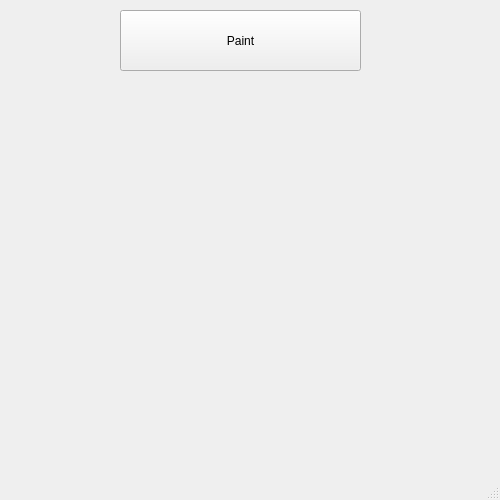
<?xml version="1.0" encoding="UTF-8"?>
<ui version="4.0">
 <class>MainWindow</class>
 <widget class="QMainWindow" name="MainWindow">
  <property name="geometry">
   <rect>
    <x>0</x>
    <y>0</y>
    <width>500</width>
    <height>500</height>
   </rect>
  </property>
  <property name="windowTitle">
   <string>MainWindow</string>
  </property>
  <widget class="QWidget" name="centralwidget">
   <widget class="QPushButton" name="pushButton">
    <property name="geometry">
     <rect>
      <x>120</x>
      <y>10</y>
      <width>241</width>
      <height>61</height>
     </rect>
    </property>
    <property name="text">
     <string>Paint</string>
    </property>
   </widget>
  </widget>
  <widget class="QMenuBar" name="menubar">
   <property name="geometry">
    <rect>
     <x>0</x>
     <y>0</y>
     <width>500</width>
     <height>21</height>
    </rect>
   </property>
  </widget>
  <widget class="QStatusBar" name="statusbar"/>
 </widget>
 <resources/>
 <connections/>
</ui>
